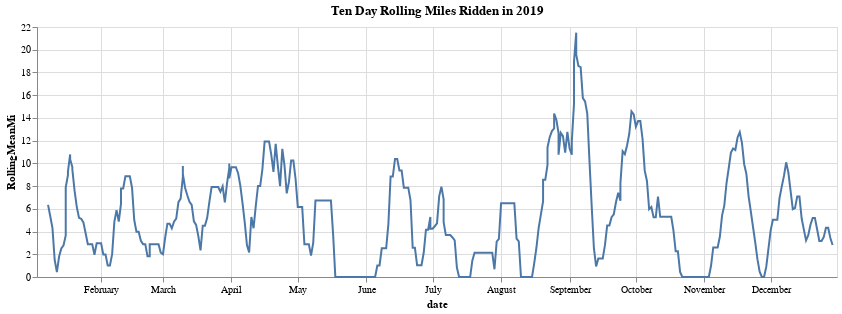

Here is the notebook cell this chart was saved with:
### Code cell
cycling_distance_per_date['RollingMeanMi'] = cycling_distance_per_date['distance'].rolling(window=10, center=True).mean()

chart = alt.Chart(cycling_distance_per_date).mark_line().encode(
    x='date',
    y='RollingMeanMi:Q'
)
chart.properties(
    width=800,
    height=250,
    title='Ten Day Rolling Miles Ridden in 2019'
)

### Figure 1 — Vega-Lite specification as saved in the notebook (floating-point values rounded to 4 significant figures; data arrays with more than 128 entries replaced by an {"elided": "..."} marker saying what was removed)
{"config": {"view": {"continuousWidth": 400, "continuousHeight": 300}}, "data": {"name": "data-dcc1042ece79dd4b8019620621fae598"}, "mark": "line", "encoding": {"x": {"type": "temporal", "field": "date"}, "y": {"type": "quantitative", "field": "RollingMeanMi"}}, "height": 250, "title": "Ten Day Rolling Miles Ridden in 2019", "width": 800, "$schema": "https://vega.github.io/schema/vega-lite/v4.0.2.json", "datasets": {"data-dcc1042ece79dd4b8019620621fae598": {"elided": "392 records"}}}
